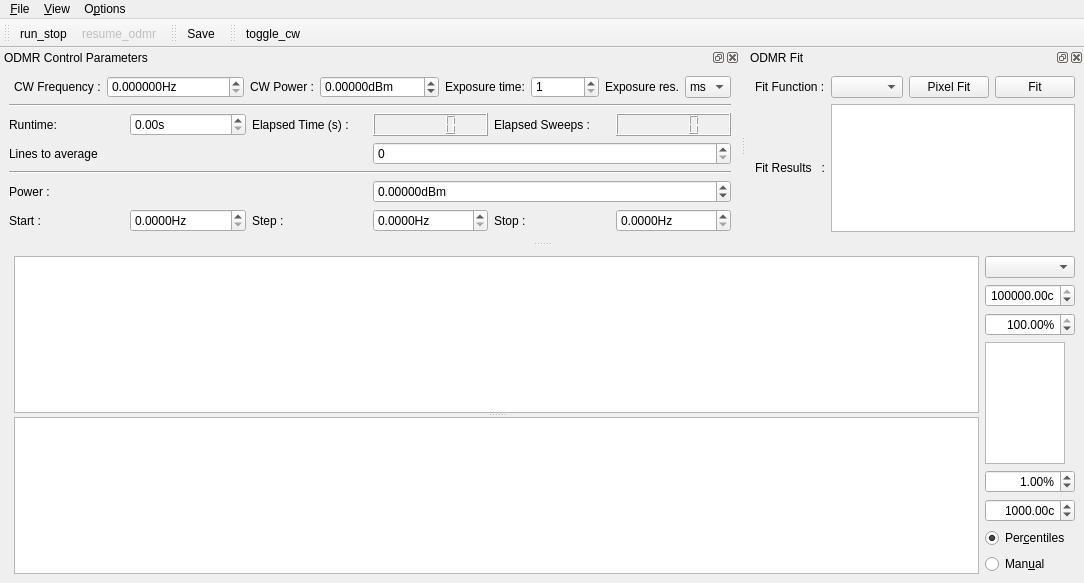
<?xml version="1.0" encoding="UTF-8"?>
<ui version="4.0">
 <class>MainWindow</class>
 <widget class="QMainWindow" name="MainWindow">
  <property name="geometry">
   <rect>
    <x>0</x>
    <y>0</y>
    <width>1079</width>
    <height>583</height>
   </rect>
  </property>
  <property name="contextMenuPolicy">
   <enum>Qt::DefaultContextMenu</enum>
  </property>
  <property name="windowTitle">
   <string>qudi: Prime95B ODMR</string>
  </property>
  <widget class="QWidget" name="centralwidget">
   <layout class="QHBoxLayout" name="horizontalLayout">
    <item>
     <spacer name="horizontalSpacer">
      <property name="orientation">
       <enum>Qt::Horizontal</enum>
      </property>
      <property name="sizeHint" stdset="0">
       <size>
        <width>5</width>
        <height>20</height>
       </size>
      </property>
     </spacer>
    </item>
    <item>
     <widget class="QSplitter" name="splitter">
      <property name="sizePolicy">
       <sizepolicy hsizetype="Preferred" vsizetype="Expanding">
        <horstretch>1</horstretch>
        <verstretch>0</verstretch>
       </sizepolicy>
      </property>
      <property name="orientation">
       <enum>Qt::Vertical</enum>
      </property>
      <widget class="PlotWidget" name="odmr_PlotWidget">
       <property name="sizePolicy">
        <sizepolicy hsizetype="Expanding" vsizetype="Expanding">
         <horstretch>1</horstretch>
         <verstretch>1</verstretch>
        </sizepolicy>
       </property>
      </widget>
      <widget class="PlotWidget" name="odmr_matrix_PlotWidget">
       <property name="sizePolicy">
        <sizepolicy hsizetype="Expanding" vsizetype="Expanding">
         <horstretch>1</horstretch>
         <verstretch>1</verstretch>
        </sizepolicy>
       </property>
      </widget>
     </widget>
    </item>
    <item>
     <layout class="QVBoxLayout" name="verticalLayout">
      <item>
       <widget class="QComboBox" name="odmr_channel_ComboBox"/>
      </item>
      <item>
       <widget class="ScienDSpinBox" name="odmr_cb_max_DoubleSpinBox">
        <property name="maximumSize">
         <size>
          <width>100</width>
          <height>16777215</height>
         </size>
        </property>
        <property name="alignment">
         <set>Qt::AlignRight|Qt::AlignTrailing|Qt::AlignVCenter</set>
        </property>
        <property name="suffix">
         <string>c</string>
        </property>
        <property name="minimum">
         <double>-10.000000000000000</double>
        </property>
        <property name="maximum">
         <double>1000000000.000000000000000</double>
        </property>
        <property name="value">
         <double>100000.000000000000000</double>
        </property>
       </widget>
      </item>
      <item>
       <widget class="ScienDSpinBox" name="odmr_cb_high_percentile_DoubleSpinBox">
        <property name="maximumSize">
         <size>
          <width>100</width>
          <height>16777215</height>
         </size>
        </property>
        <property name="alignment">
         <set>Qt::AlignRight|Qt::AlignTrailing|Qt::AlignVCenter</set>
        </property>
        <property name="suffix">
         <string>%</string>
        </property>
        <property name="minimum">
         <double>0.000000000000000</double>
        </property>
        <property name="maximum">
         <double>100.000000000000000</double>
        </property>
        <property name="value">
         <double>100.000000000000000</double>
        </property>
       </widget>
      </item>
      <item>
       <widget class="PlotWidget" name="odmr_cb_PlotWidget">
        <property name="sizePolicy">
         <sizepolicy hsizetype="Expanding" vsizetype="Expanding">
          <horstretch>0</horstretch>
          <verstretch>0</verstretch>
         </sizepolicy>
        </property>
        <property name="maximumSize">
         <size>
          <width>80</width>
          <height>16777215</height>
         </size>
        </property>
       </widget>
      </item>
      <item>
       <widget class="ScienDSpinBox" name="odmr_cb_low_percentile_DoubleSpinBox">
        <property name="maximumSize">
         <size>
          <width>100</width>
          <height>16777215</height>
         </size>
        </property>
        <property name="alignment">
         <set>Qt::AlignRight|Qt::AlignTrailing|Qt::AlignVCenter</set>
        </property>
        <property name="suffix">
         <string>%</string>
        </property>
        <property name="minimum">
         <double>0.000000000000000</double>
        </property>
        <property name="maximum">
         <double>100.000000000000000</double>
        </property>
        <property name="value">
         <double>1.000000000000000</double>
        </property>
       </widget>
      </item>
      <item>
       <widget class="ScienDSpinBox" name="odmr_cb_min_DoubleSpinBox">
        <property name="maximumSize">
         <size>
          <width>100</width>
          <height>16777215</height>
         </size>
        </property>
        <property name="alignment">
         <set>Qt::AlignRight|Qt::AlignTrailing|Qt::AlignVCenter</set>
        </property>
        <property name="suffix">
         <string>c</string>
        </property>
        <property name="minimum">
         <double>-10.000000000000000</double>
        </property>
        <property name="maximum">
         <double>1000000000.000000000000000</double>
        </property>
        <property name="value">
         <double>1000.000000000000000</double>
        </property>
       </widget>
      </item>
      <item>
       <widget class="QRadioButton" name="odmr_cb_centiles_RadioButton">
        <property name="text">
         <string>Per&amp;centiles</string>
        </property>
        <property name="checked">
         <bool>true</bool>
        </property>
        <attribute name="buttonGroup">
         <string notr="true">buttonGroup</string>
        </attribute>
       </widget>
      </item>
      <item>
       <widget class="QRadioButton" name="odmr_cb_manual_RadioButton">
        <property name="text">
         <string>Man&amp;ual</string>
        </property>
        <attribute name="buttonGroup">
         <string notr="true">buttonGroup</string>
        </attribute>
       </widget>
      </item>
     </layout>
    </item>
   </layout>
  </widget>
  <widget class="QMenuBar" name="menubar">
   <property name="geometry">
    <rect>
     <x>0</x>
     <y>0</y>
     <width>1079</width>
     <height>21</height>
    </rect>
   </property>
   <widget class="QMenu" name="menu_File">
    <property name="title">
     <string>&amp;File</string>
    </property>
    <addaction name="action_Save"/>
    <addaction name="action_Close"/>
   </widget>
   <widget class="QMenu" name="menu_Options">
    <property name="title">
     <string>O&amp;ptions</string>
    </property>
    <addaction name="action_Settings"/>
    <addaction name="action_FitSettings"/>
   </widget>
   <widget class="QMenu" name="menu_View">
    <property name="title">
     <string>&amp;View</string>
    </property>
    <addaction name="action_RestoreDefault"/>
   </widget>
   <addaction name="menu_File"/>
   <addaction name="menu_View"/>
   <addaction name="menu_Options"/>
  </widget>
  <widget class="QToolBar" name="toolBar">
   <property name="windowTitle">
    <string>toolBar</string>
   </property>
   <attribute name="toolBarArea">
    <enum>TopToolBarArea</enum>
   </attribute>
   <attribute name="toolBarBreak">
    <bool>false</bool>
   </attribute>
   <addaction name="action_run_stop"/>
   <addaction name="action_resume_odmr"/>
  </widget>
  <widget class="QDockWidget" name="odmr_control_DockWidget">
   <property name="enabled">
    <bool>true</bool>
   </property>
   <property name="sizePolicy">
    <sizepolicy hsizetype="Fixed" vsizetype="Fixed">
     <horstretch>1</horstretch>
     <verstretch>0</verstretch>
    </sizepolicy>
   </property>
   <property name="baseSize">
    <size>
     <width>0</width>
     <height>20</height>
    </size>
   </property>
   <property name="toolTip">
    <string/>
   </property>
   <property name="windowTitle">
    <string>ODMR Control Parameters</string>
   </property>
   <attribute name="dockWidgetArea">
    <number>4</number>
   </attribute>
   <widget class="QWidget" name="dockWidgetContents_3">
    <property name="sizePolicy">
     <sizepolicy hsizetype="Minimum" vsizetype="Minimum">
      <horstretch>0</horstretch>
      <verstretch>0</verstretch>
     </sizepolicy>
    </property>
    <layout class="QGridLayout" name="gridLayout">
     <item row="0" column="0">
      <layout class="QHBoxLayout" name="horizontalLayout_2">
       <item>
        <spacer name="horizontalSpacer_2">
         <property name="orientation">
          <enum>Qt::Horizontal</enum>
         </property>
         <property name="sizeType">
          <enum>QSizePolicy::Fixed</enum>
         </property>
         <property name="sizeHint" stdset="0">
          <size>
           <width>5</width>
           <height>20</height>
          </size>
         </property>
        </spacer>
       </item>
       <item>
        <widget class="QLabel" name="label">
         <property name="sizePolicy">
          <sizepolicy hsizetype="Minimum" vsizetype="Fixed">
           <horstretch>0</horstretch>
           <verstretch>0</verstretch>
          </sizepolicy>
         </property>
         <property name="text">
          <string>CW Frequency :</string>
         </property>
        </widget>
       </item>
       <item>
        <widget class="ScienDSpinBox" name="cw_frequency_DoubleSpinBox">
         <property name="sizePolicy">
          <sizepolicy hsizetype="Minimum" vsizetype="Fixed">
           <horstretch>0</horstretch>
           <verstretch>0</verstretch>
          </sizepolicy>
         </property>
         <property name="minimumSize">
          <size>
           <width>137</width>
           <height>20</height>
          </size>
         </property>
         <property name="suffix">
          <string>Hz</string>
         </property>
         <property name="decimals">
          <number>6</number>
         </property>
         <property name="maximum">
          <double>1000000000.000000000000000</double>
         </property>
         <property name="singleStep">
          <double>0.010000000000000</double>
         </property>
        </widget>
       </item>
       <item>
        <widget class="QLabel" name="label_6">
         <property name="sizePolicy">
          <sizepolicy hsizetype="Minimum" vsizetype="Fixed">
           <horstretch>0</horstretch>
           <verstretch>0</verstretch>
          </sizepolicy>
         </property>
         <property name="text">
          <string>CW Power :</string>
         </property>
        </widget>
       </item>
       <item>
        <widget class="ScienDSpinBox" name="cw_power_DoubleSpinBox">
         <property name="sizePolicy">
          <sizepolicy hsizetype="Minimum" vsizetype="Fixed">
           <horstretch>0</horstretch>
           <verstretch>0</verstretch>
          </sizepolicy>
         </property>
         <property name="minimumSize">
          <size>
           <width>107</width>
           <height>20</height>
          </size>
         </property>
         <property name="suffix">
          <string>dBm</string>
         </property>
         <property name="decimals">
          <number>5</number>
         </property>
         <property name="minimum">
          <double>-1000.000000000000000</double>
         </property>
         <property name="maximum">
          <double>100.000000000000000</double>
         </property>
        </widget>
       </item>
       <item>
        <widget class="QLabel" name="label_11">
         <property name="sizePolicy">
          <sizepolicy hsizetype="Minimum" vsizetype="Fixed">
           <horstretch>0</horstretch>
           <verstretch>0</verstretch>
          </sizepolicy>
         </property>
         <property name="text">
          <string>Exposure time:</string>
         </property>
        </widget>
       </item>
       <item>
        <widget class="QSpinBox" name="exp_time_SpinBox">
         <property name="sizePolicy">
          <sizepolicy hsizetype="Minimum" vsizetype="Fixed">
           <horstretch>0</horstretch>
           <verstretch>0</verstretch>
          </sizepolicy>
         </property>
         <property name="minimumSize">
          <size>
           <width>68</width>
           <height>20</height>
          </size>
         </property>
         <property name="correctionMode">
          <enum>QAbstractSpinBox::CorrectToNearestValue</enum>
         </property>
         <property name="prefix">
          <string/>
         </property>
         <property name="minimum">
          <number>1</number>
         </property>
         <property name="maximum">
          <number>10000000</number>
         </property>
        </widget>
       </item>
       <item>
        <widget class="QLabel" name="label_13">
         <property name="sizePolicy">
          <sizepolicy hsizetype="Minimum" vsizetype="Fixed">
           <horstretch>0</horstretch>
           <verstretch>0</verstretch>
          </sizepolicy>
         </property>
         <property name="text">
          <string>Exposure res.</string>
         </property>
        </widget>
       </item>
       <item>
        <widget class="QComboBox" name="rescomboBox">
         <item>
          <property name="text">
           <string>ms</string>
          </property>
         </item>
         <item>
          <property name="text">
           <string>µs</string>
          </property>
         </item>
        </widget>
       </item>
      </layout>
     </item>
     <item row="1" column="0">
      <widget class="Line" name="line_2">
       <property name="minimumSize">
        <size>
         <width>0</width>
         <height>0</height>
        </size>
       </property>
       <property name="lineWidth">
        <number>1</number>
       </property>
       <property name="midLineWidth">
        <number>0</number>
       </property>
       <property name="orientation">
        <enum>Qt::Horizontal</enum>
       </property>
      </widget>
     </item>
     <item row="2" column="0">
      <layout class="QHBoxLayout" name="horizontalLayout_3">
       <item>
        <widget class="QLabel" name="label_7">
         <property name="sizePolicy">
          <sizepolicy hsizetype="Minimum" vsizetype="Minimum">
           <horstretch>0</horstretch>
           <verstretch>0</verstretch>
          </sizepolicy>
         </property>
         <property name="text">
          <string>Runtime:</string>
         </property>
        </widget>
       </item>
       <item>
        <widget class="QDoubleSpinBox" name="runtime_DoubleSpinBox">
         <property name="sizePolicy">
          <sizepolicy hsizetype="Minimum" vsizetype="Fixed">
           <horstretch>0</horstretch>
           <verstretch>0</verstretch>
          </sizepolicy>
         </property>
         <property name="suffix">
          <string>s</string>
         </property>
         <property name="maximum">
          <double>10000000.000000000000000</double>
         </property>
        </widget>
       </item>
       <item>
        <widget class="QLabel" name="label_8">
         <property name="sizePolicy">
          <sizepolicy hsizetype="Minimum" vsizetype="Minimum">
           <horstretch>0</horstretch>
           <verstretch>0</verstretch>
          </sizepolicy>
         </property>
         <property name="text">
          <string>Elapsed Time (s) :</string>
         </property>
        </widget>
       </item>
       <item>
        <widget class="QLCDNumber" name="elapsed_time_DisplayWidget">
         <property name="sizePolicy">
          <sizepolicy hsizetype="Minimum" vsizetype="Minimum">
           <horstretch>0</horstretch>
           <verstretch>0</verstretch>
          </sizepolicy>
         </property>
        </widget>
       </item>
       <item>
        <widget class="QLabel" name="label_10">
         <property name="sizePolicy">
          <sizepolicy hsizetype="Minimum" vsizetype="Minimum">
           <horstretch>0</horstretch>
           <verstretch>0</verstretch>
          </sizepolicy>
         </property>
         <property name="text">
          <string>Elapsed Sweeps :</string>
         </property>
        </widget>
       </item>
       <item>
        <widget class="QLCDNumber" name="elapsed_sweeps_DisplayWidget"/>
       </item>
      </layout>
     </item>
     <item row="3" column="0">
      <layout class="QHBoxLayout" name="horizontalLayout_4">
       <item>
        <widget class="QLabel" name="average_label">
         <property name="text">
          <string>Lines to average</string>
         </property>
        </widget>
       </item>
       <item>
        <widget class="QSpinBox" name="average_level_SpinBox">
         <property name="minimum">
          <number>0</number>
         </property>
         <property name="maximum">
          <number>1000</number>
         </property>
         <property name="singleStep">
          <number>1</number>
         </property>
         <property name="value">
          <number>0</number>
         </property>
        </widget>
       </item>
      </layout>
     </item>
     <item row="4" column="0">
      <widget class="Line" name="line">
       <property name="orientation">
        <enum>Qt::Horizontal</enum>
       </property>
      </widget>
     </item>
     <item row="5" column="0">
      <layout class="QHBoxLayout" name="horizontalLayout_5">
       <item>
        <widget class="QLabel" name="label_2">
         <property name="sizePolicy">
          <sizepolicy hsizetype="Minimum" vsizetype="Minimum">
           <horstretch>0</horstretch>
           <verstretch>0</verstretch>
          </sizepolicy>
         </property>
         <property name="text">
          <string>Power :</string>
         </property>
        </widget>
       </item>
       <item>
        <widget class="ScienDSpinBox" name="sweep_power_DoubleSpinBox">
         <property name="sizePolicy">
          <sizepolicy hsizetype="Minimum" vsizetype="Fixed">
           <horstretch>0</horstretch>
           <verstretch>0</verstretch>
          </sizepolicy>
         </property>
         <property name="suffix">
          <string>dBm</string>
         </property>
         <property name="decimals">
          <number>5</number>
         </property>
         <property name="minimum">
          <double>-1000.000000000000000</double>
         </property>
         <property name="maximum">
          <double>100.000000000000000</double>
         </property>
        </widget>
       </item>
      </layout>
     </item>
     <item row="6" column="0">
      <layout class="QHBoxLayout" name="horizontalLayout_6">
       <item>
        <widget class="QLabel" name="label_3">
         <property name="sizePolicy">
          <sizepolicy hsizetype="Minimum" vsizetype="Minimum">
           <horstretch>0</horstretch>
           <verstretch>0</verstretch>
          </sizepolicy>
         </property>
         <property name="text">
          <string>Start :</string>
         </property>
        </widget>
       </item>
       <item>
        <widget class="ScienDSpinBox" name="start_freq_DoubleSpinBox">
         <property name="sizePolicy">
          <sizepolicy hsizetype="Minimum" vsizetype="Fixed">
           <horstretch>0</horstretch>
           <verstretch>0</verstretch>
          </sizepolicy>
         </property>
         <property name="suffix">
          <string>Hz</string>
         </property>
         <property name="decimals">
          <number>4</number>
         </property>
         <property name="maximum">
          <double>1000000000.000000000000000</double>
         </property>
        </widget>
       </item>
       <item>
        <widget class="QLabel" name="label_4">
         <property name="sizePolicy">
          <sizepolicy hsizetype="Minimum" vsizetype="Minimum">
           <horstretch>0</horstretch>
           <verstretch>0</verstretch>
          </sizepolicy>
         </property>
         <property name="text">
          <string>Step :</string>
         </property>
        </widget>
       </item>
       <item>
        <widget class="ScienDSpinBox" name="step_freq_DoubleSpinBox">
         <property name="sizePolicy">
          <sizepolicy hsizetype="Minimum" vsizetype="Fixed">
           <horstretch>0</horstretch>
           <verstretch>0</verstretch>
          </sizepolicy>
         </property>
         <property name="suffix">
          <string>Hz</string>
         </property>
         <property name="decimals">
          <number>4</number>
         </property>
         <property name="minimum">
          <double>0.000000000000000</double>
         </property>
         <property name="maximum">
          <double>1000000000.000000000000000</double>
         </property>
         <property name="singleStep">
          <double>0.100000000000000</double>
         </property>
        </widget>
       </item>
       <item>
        <widget class="QLabel" name="label_5">
         <property name="sizePolicy">
          <sizepolicy hsizetype="Minimum" vsizetype="Minimum">
           <horstretch>0</horstretch>
           <verstretch>0</verstretch>
          </sizepolicy>
         </property>
         <property name="text">
          <string>Stop :</string>
         </property>
        </widget>
       </item>
       <item>
        <widget class="ScienDSpinBox" name="stop_freq_DoubleSpinBox">
         <property name="sizePolicy">
          <sizepolicy hsizetype="Minimum" vsizetype="Fixed">
           <horstretch>0</horstretch>
           <verstretch>0</verstretch>
          </sizepolicy>
         </property>
         <property name="suffix">
          <string>Hz</string>
         </property>
         <property name="decimals">
          <number>4</number>
         </property>
         <property name="minimum">
          <double>0.000000000000000</double>
         </property>
         <property name="maximum">
          <double>1000000000.000000000000000</double>
         </property>
        </widget>
       </item>
      </layout>
     </item>
    </layout>
   </widget>
  </widget>
  <widget class="QDockWidget" name="odmr_fit_DockWidget">
   <property name="sizePolicy">
    <sizepolicy hsizetype="Minimum" vsizetype="Minimum">
     <horstretch>0</horstretch>
     <verstretch>0</verstretch>
    </sizepolicy>
   </property>
   <property name="baseSize">
    <size>
     <width>0</width>
     <height>20</height>
    </size>
   </property>
   <property name="windowTitle">
    <string>ODMR Fit</string>
   </property>
   <attribute name="dockWidgetArea">
    <number>4</number>
   </attribute>
   <widget class="QWidget" name="dockWidgetContents_5">
    <property name="sizePolicy">
     <sizepolicy hsizetype="Minimum" vsizetype="Minimum">
      <horstretch>0</horstretch>
      <verstretch>0</verstretch>
     </sizepolicy>
    </property>
    <layout class="QGridLayout" name="gridLayout_2">
     <item row="0" column="0">
      <layout class="QHBoxLayout" name="horizontalLayout_7">
       <item>
        <widget class="QLabel" name="label_9">
         <property name="sizePolicy">
          <sizepolicy hsizetype="Fixed" vsizetype="Minimum">
           <horstretch>0</horstretch>
           <verstretch>0</verstretch>
          </sizepolicy>
         </property>
         <property name="text">
          <string>Fit Function :</string>
         </property>
        </widget>
       </item>
       <item>
        <widget class="FitSettingsComboBox" name="fit_methods_ComboBox">
         <property name="sizePolicy">
          <sizepolicy hsizetype="Minimum" vsizetype="Fixed">
           <horstretch>0</horstretch>
           <verstretch>0</verstretch>
          </sizepolicy>
         </property>
        </widget>
       </item>
       <item>
        <widget class="QPushButton" name="do_pixel_fit_PushButton">
         <property name="sizePolicy">
          <sizepolicy hsizetype="Minimum" vsizetype="Fixed">
           <horstretch>0</horstretch>
           <verstretch>0</verstretch>
          </sizepolicy>
         </property>
         <property name="text">
          <string>Pixel Fit</string>
         </property>
        </widget>
       </item>
       <item>
        <widget class="QPushButton" name="do_fit_PushButton">
         <property name="sizePolicy">
          <sizepolicy hsizetype="Minimum" vsizetype="Fixed">
           <horstretch>0</horstretch>
           <verstretch>0</verstretch>
          </sizepolicy>
         </property>
         <property name="text">
          <string>Fit</string>
         </property>
        </widget>
       </item>
      </layout>
     </item>
     <item row="1" column="0">
      <layout class="QHBoxLayout" name="horizontalLayout_8">
       <item>
        <widget class="QLabel" name="label_12">
         <property name="sizePolicy">
          <sizepolicy hsizetype="Fixed" vsizetype="Fixed">
           <horstretch>0</horstretch>
           <verstretch>0</verstretch>
          </sizepolicy>
         </property>
         <property name="text">
          <string>Fit Results   :</string>
         </property>
        </widget>
       </item>
       <item>
        <widget class="QTextBrowser" name="odmr_fit_results_DisplayWidget">
         <property name="sizePolicy">
          <sizepolicy hsizetype="Ignored" vsizetype="Expanding">
           <horstretch>0</horstretch>
           <verstretch>0</verstretch>
          </sizepolicy>
         </property>
         <property name="baseSize">
          <size>
           <width>0</width>
           <height>1</height>
          </size>
         </property>
         <property name="sizeAdjustPolicy">
          <enum>QAbstractScrollArea::AdjustToContents</enum>
         </property>
         <property name="tabChangesFocus">
          <bool>true</bool>
         </property>
        </widget>
       </item>
      </layout>
     </item>
    </layout>
   </widget>
  </widget>
  <widget class="QToolBar" name="save_ToolBar">
   <property name="windowTitle">
    <string>toolBar_2</string>
   </property>
   <attribute name="toolBarArea">
    <enum>TopToolBarArea</enum>
   </attribute>
   <attribute name="toolBarBreak">
    <bool>false</bool>
   </attribute>
   <addaction name="action_Save"/>
  </widget>
  <widget class="QToolBar" name="cw_ToolBar">
   <property name="windowTitle">
    <string>toolBar_2</string>
   </property>
   <attribute name="toolBarArea">
    <enum>TopToolBarArea</enum>
   </attribute>
   <attribute name="toolBarBreak">
    <bool>false</bool>
   </attribute>
   <addaction name="action_toggle_cw"/>
  </widget>
  <action name="action_Settings">
   <property name="icon">
    <iconset>
     <normaloff>../../artwork/icons/oxygen/22x22/configure.png</normaloff>../../artwork/icons/oxygen/22x22/configure.png</iconset>
   </property>
   <property name="text">
    <string>&amp;Settings</string>
   </property>
  </action>
  <action name="action_Save">
   <property name="icon">
    <iconset>
     <normaloff>../../artwork/icons/oxygen/22x22/document-save.png</normaloff>../../artwork/icons/oxygen/22x22/document-save.png</iconset>
   </property>
   <property name="text">
    <string>&amp;Save</string>
   </property>
   <property name="toolTip">
    <string>Save odmr data</string>
   </property>
  </action>
  <action name="action_Close">
   <property name="icon">
    <iconset>
     <normaloff>../../artwork/icons/oxygen/22x22/application-exit.png</normaloff>../../artwork/icons/oxygen/22x22/application-exit.png</iconset>
   </property>
   <property name="text">
    <string>&amp;Close</string>
   </property>
  </action>
  <action name="action_run_stop">
   <property name="checkable">
    <bool>true</bool>
   </property>
   <property name="icon">
    <iconset>
     <normaloff>../../artwork/icons/qudiTheme/22x22/start-counter.png</normaloff>
     <activeon>../../artwork/icons/qudiTheme/22x22/stop-counter.png</activeon>../../artwork/icons/qudiTheme/22x22/start-counter.png</iconset>
   </property>
   <property name="text">
    <string>run_stop</string>
   </property>
  </action>
  <action name="action_resume_odmr">
   <property name="checkable">
    <bool>true</bool>
   </property>
   <property name="enabled">
    <bool>false</bool>
   </property>
   <property name="icon">
    <iconset>
     <normaloff>../../artwork/icons/qudiTheme/22x22/restart-counter.png</normaloff>
     <activeon>../../artwork/icons/qudiTheme/22x22/stop-counter.png</activeon>../../artwork/icons/qudiTheme/22x22/restart-counter.png</iconset>
   </property>
   <property name="text">
    <string>resume_odmr</string>
   </property>
   <property name="toolTip">
    <string>resume odmr measurement</string>
   </property>
  </action>
  <action name="action_RestoreDefault">
   <property name="text">
    <string>Restore &amp;default</string>
   </property>
  </action>
  <action name="action_FitSettings">
   <property name="text">
    <string>Fit settings</string>
   </property>
  </action>
  <action name="action_toggle_cw">
   <property name="checkable">
    <bool>true</bool>
   </property>
   <property name="icon">
    <iconset>
     <normaloff>../../artwork/icons/oxygen/22x22/media-playback-start.png</normaloff>
     <normalon>../../artwork/icons/oxygen/22x22/media-playback-stop.png</normalon>
     <activeon>../../artwork/icons/oxygen/22x22/media-playback-stop.png</activeon>../../artwork/icons/oxygen/22x22/media-playback-start.png</iconset>
   </property>
   <property name="text">
    <string>toggle_cw</string>
   </property>
   <property name="toolTip">
    <string>toggle microwave CW output</string>
   </property>
  </action>
 </widget>
 <customwidgets>
  <customwidget>
   <class>PlotWidget</class>
   <extends>QGraphicsView</extends>
   <header>pyqtgraph</header>
  </customwidget>
  <customwidget>
   <class>ScienDSpinBox</class>
   <extends>QDoubleSpinBox</extends>
   <header>qtwidgets.scientific_spinbox.h</header>
  </customwidget>
  <customwidget>
   <class>FitSettingsComboBox</class>
   <extends>QComboBox</extends>
   <header>gui/fitsettings</header>
  </customwidget>
 </customwidgets>
 <tabstops>
  <tabstop>odmr_cb_max_DoubleSpinBox</tabstop>
  <tabstop>odmr_cb_high_percentile_DoubleSpinBox</tabstop>
  <tabstop>odmr_cb_PlotWidget</tabstop>
  <tabstop>odmr_cb_low_percentile_DoubleSpinBox</tabstop>
  <tabstop>odmr_cb_min_DoubleSpinBox</tabstop>
  <tabstop>odmr_cb_centiles_RadioButton</tabstop>
  <tabstop>odmr_cb_manual_RadioButton</tabstop>
  <tabstop>odmr_PlotWidget</tabstop>
  <tabstop>odmr_matrix_PlotWidget</tabstop>
 </tabstops>
 <resources/>
 <connections>
  <connection>
   <sender>action_Close</sender>
   <signal>triggered()</signal>
   <receiver>MainWindow</receiver>
   <slot>close()</slot>
   <hints>
    <hint type="sourcelabel">
     <x>-1</x>
     <y>-1</y>
    </hint>
    <hint type="destinationlabel">
     <x>531</x>
     <y>347</y>
    </hint>
   </hints>
  </connection>
 </connections>
 <buttongroups>
  <buttongroup name="buttonGroup"/>
 </buttongroups>
</ui>
